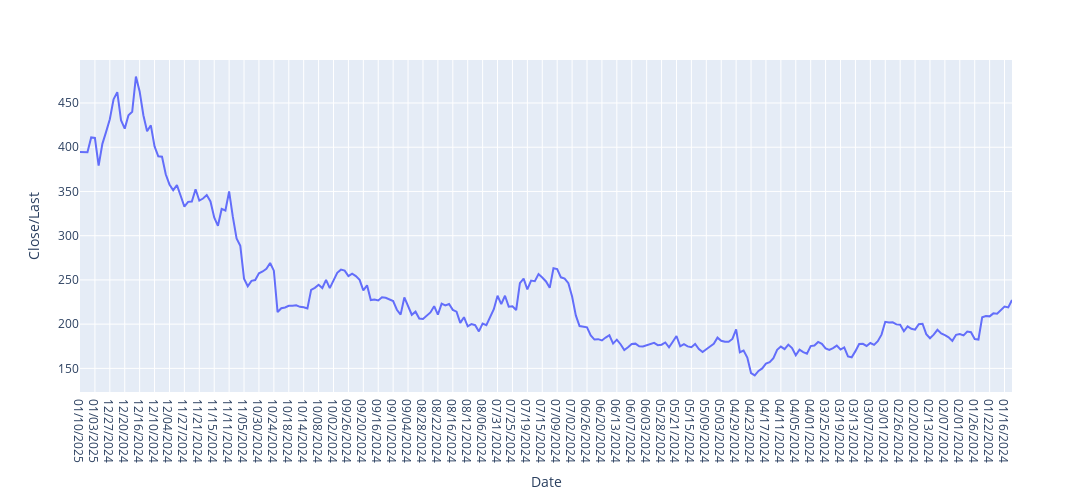

Source (notebook cell):
### Code cell
px.line(data, x ="Date",y="Close/Last",width= 1300, height=500)

### Figure 1 — Plotly figure (JSON) as saved in the notebook; plotly's stock layout.template omitted (floating-point values rounded to 4 significant figures; data arrays with more than 128 entries replaced by an {"elided": "..."} marker saying what was removed)
{"data": [{"hovertemplate": "Date=%{x}<br>Close/Last=%{y}<extra></extra>", "legendgroup": "", "line": {"color": "#636efa", "dash": "solid"}, "marker": {"symbol": "circle"}, "mode": "lines", "name": "", "orientation": "v", "showlegend": false, "type": "scatter", "x": {"elided": "251 str values"}, "xaxis": "x", "y": {"elided": "251 float values"}, "yaxis": "y"}], "layout": {"height": 500, "legend": {"tracegroupgap": 0}, "margin": {"t": 60}, "width": 1300, "xaxis": {"anchor": "y", "domain": [0, 1], "title": {"text": "Date"}}, "yaxis": {"anchor": "x", "domain": [0, 1], "title": {"text": "Close/Last"}}}}
